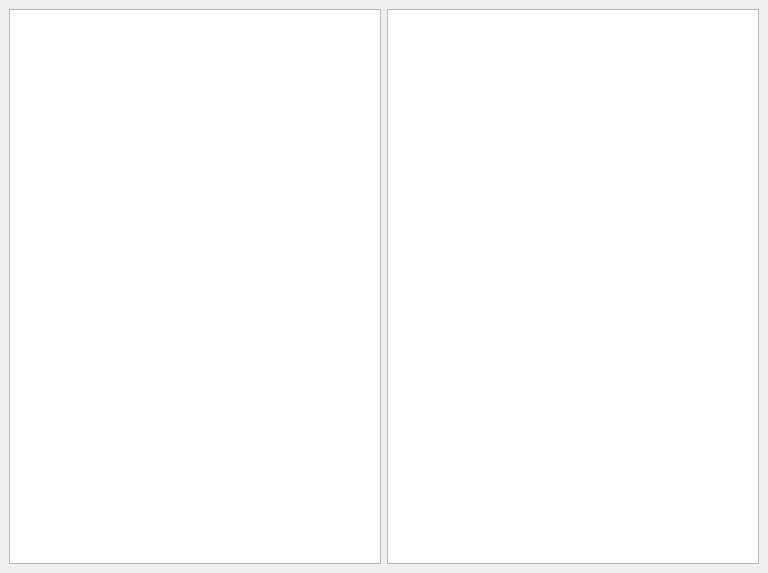
<?xml version="1.0" encoding="UTF-8"?>
<ui version="4.0">
 <class>MainWindow</class>
 <widget class="QMainWindow" name="MainWindow">
  <property name="geometry">
   <rect>
    <x>0</x>
    <y>0</y>
    <width>768</width>
    <height>573</height>
   </rect>
  </property>
  <property name="windowTitle">
   <string>Markdown Viewer</string>
  </property>
  <widget class="QWidget" name="centralwidget">
   <layout class="QHBoxLayout" name="horizontalLayout_2">
    <item>
     <layout class="QHBoxLayout" name="horizontalLayout">
      <item>
       <widget class="QTextEdit" name="textEdit"/>
      </item>
      <item>
       <widget class="QTextEdit" name="textEditOutput">
        <property name="readOnly">
         <bool>true</bool>
        </property>
       </widget>
      </item>
     </layout>
    </item>
   </layout>
  </widget>
 </widget>
 <resources/>
 <connections/>
</ui>
